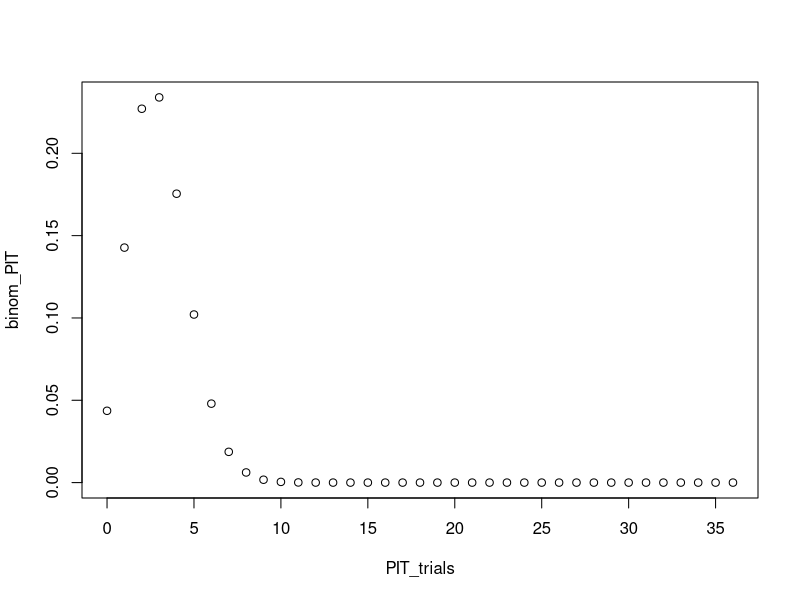
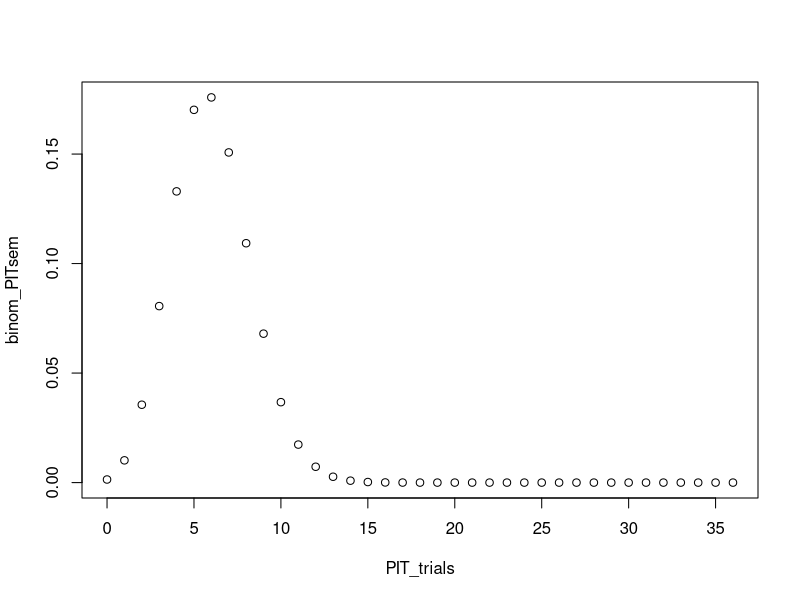
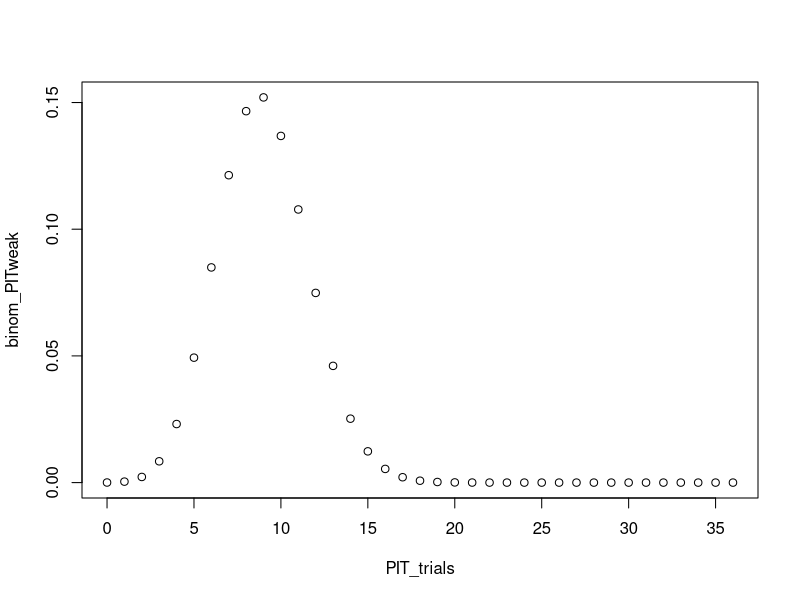

R code for these plots, in order:
#binom for correct answers
PIT_trials<- seq(0,36,by = 1)
binom_PIT <- dbinom(PIT_trials,36,1/12)
bdistr_corr<-plot(PIT_trials,binom_PIT) #distribution
luck <- qbinom(0.95,36,1/12) #number of correct trails by change, error likelihood 0.05

#binom for semiton errors
PIT_trials<- seq(0,36,by = 1)
binom_PITsem <- dbinom(PIT_trials,36,2/12)
bdistr_sem<-plot(PIT_trials,binom_PITsem) #distribution
luck_sem <- qbinom(0.95,36,2/12) #number of semiton errors by change, error likelihood 0.05

#binom for correct OR semiton errors
PIT_trials<- seq(0,36,by = 1)
binom_PITweak <- dbinom(PIT_trials,36,3/12)
bdistr_weak<-plot(PIT_trials,binom_PITweak) #distribution
luck_weak <- qbinom(0.95,36,3/12) #number of semiton errors by change, error likelihood 0.05